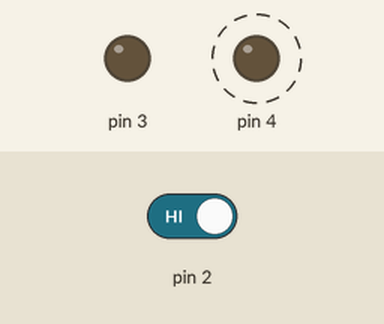
Bench run of a sketch on a simulated Arduino Uno, built with avr-gcc and run on an emulated ATmega328P. On the bench: output pins drawn as LEDs (lit = HIGH). Dashed ring = blinking. The inputs (shaded band) are chosen by the test bench; at power-on: pin 2 HIGH.

Above: at 1.2 s.
1.3 s: pin 2 driven LOW
At 1.45 s:
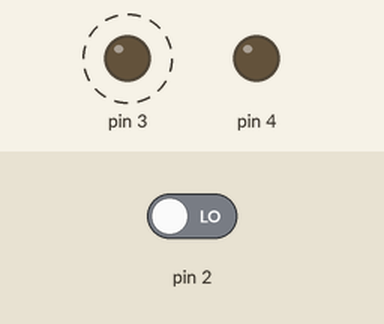
4.3 s: pin 2 driven HIGH
At 4.6 s:
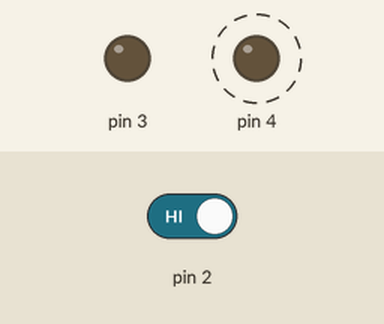
Timing chart, 0 to 13.3 s (numbered marks = the images above; inputs shaded):
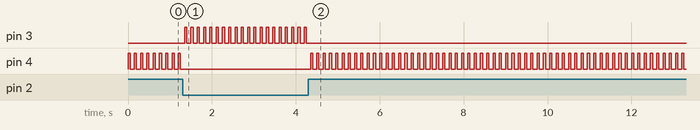

The sketch:

light_LED.ino
```cpp
void setup() {
  // put your setup code here, to run once:
  pinMode(2,INPUT);
  pinMode(3,OUTPUT);
  pinMode(4,OUTPUT);
}

void loop() {
  // put your main code here, to run repeatedly:

  if(digitalRead(2)==0)
  {
    digitalWrite(3,HIGH);
    delay(50);
    digitalWrite(3,LOW);
    delay(100);
  }
  else {
    digitalWrite(4,HIGH);
    delay(50);
    digitalWrite(4,LOW);
    delay(100);
  }
}
```

Measured:
- after the input at 1.3 s, pin 3: alternates HIGH for 0.05 s and LOW for 0.10 s, starting after 0.05 s; pin 4: stops changing and stays LOW
- after the input at 4.3 s, pin 3: stops changing and stays LOW; pin 4: alternates HIGH for 0.05 s and LOW for 0.10 s, starting after 0.05 s
- by itself, pin 4: alternates HIGH for 0.05 s and LOW for 0.10 s
